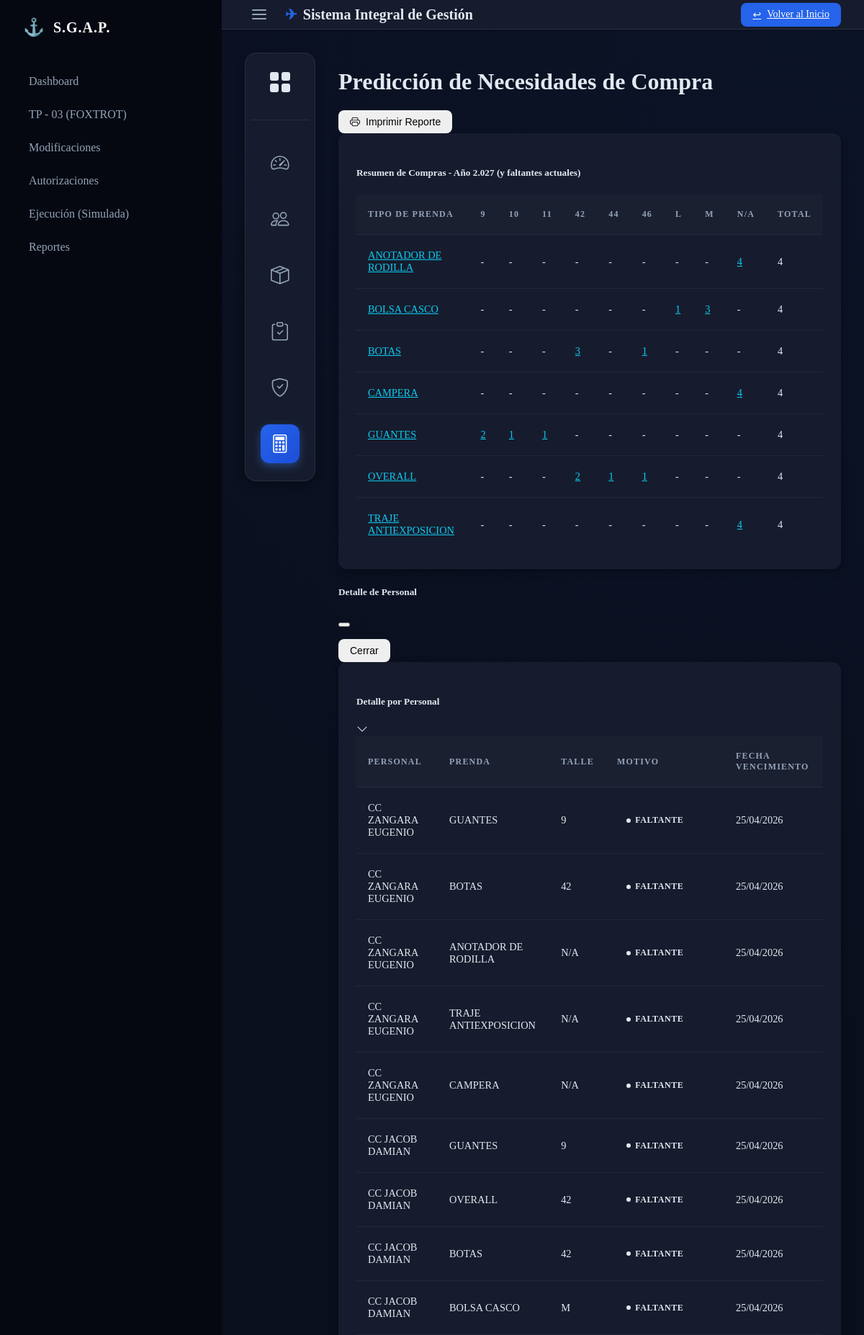
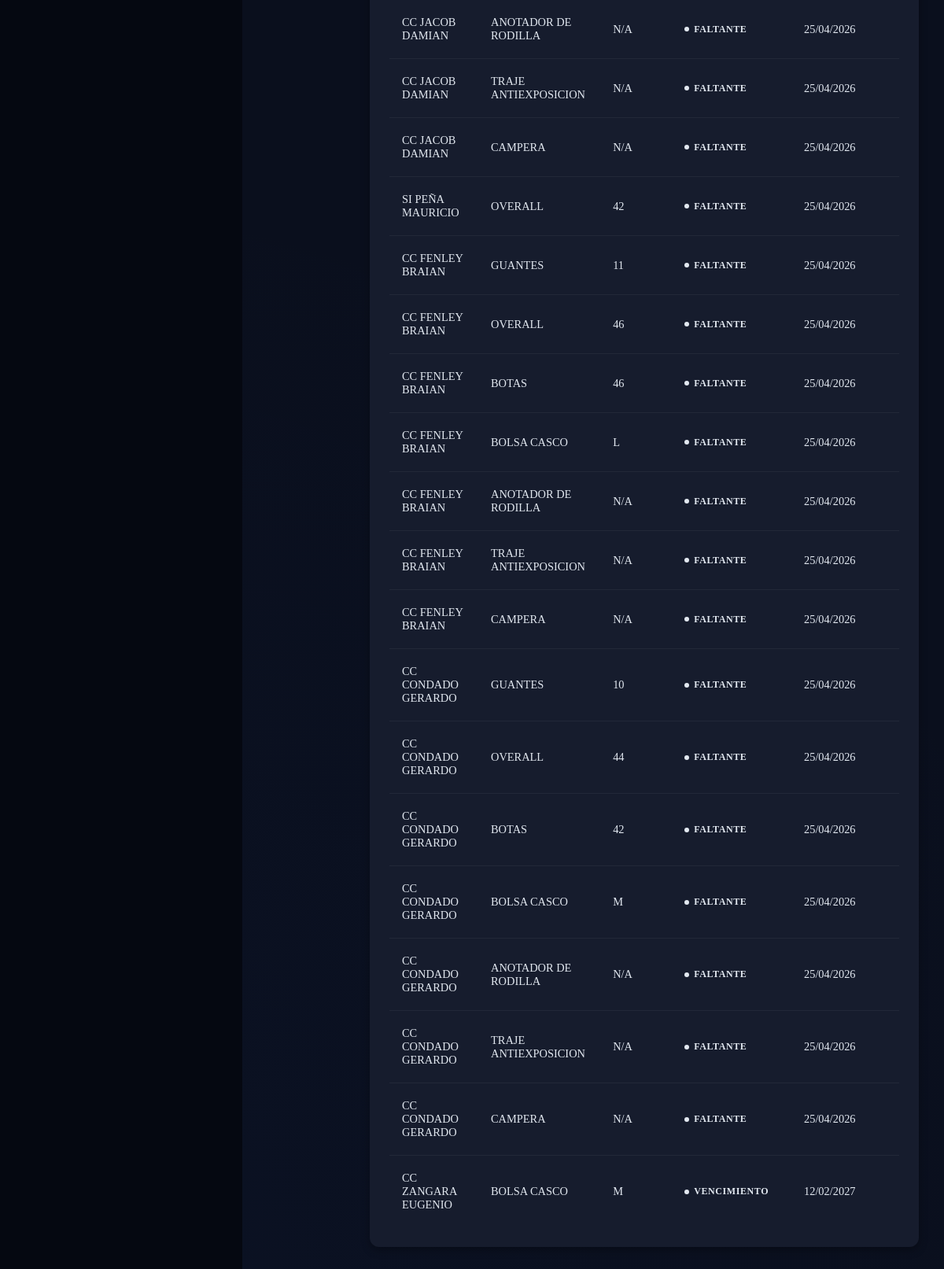
Page /logistica/necesidades-compra/ (signed in) on the committed database (2 pictures, top to bottom).
### logistica/models.py (models this page shows, shortened)
class Personal(models.Model):
    GRADOS_CHOICES = [
        ('CF', 'Capitán de Fragata'),
        ('CC', 'Capitán de Corbeta'),
        ('TN', 'Teniente de Navío'),
        ('TF', 'Teniente de Fragata'),
        ('TC', 'Teniente de Corbeta'),
        ('GU', 'Guardiamarina'),
        ('SM', 'Suboficial Mayor'),
        ('SP', 'Suboficial Principal'),
        ('SI', 'Suboficial Primero'),
        ('SS', 'Suboficial Segundo'),
        ('CP', 'Cabo Principal'),
        ('CI', 'Cabo Primero'),
        ('CS', 'Cabo Segundo'),
        ('MR', 'Marinero Primero'),
        ('M2', 'Marinero Segundo'),
        ('CV', 'Civil'),
    ]
    legajo = models.CharField(max_length=20, unique=True)
    apellido = models.CharField(max_length=100)
    nombre = models.CharField(max_length=100)
    grado = models.CharField(max_length=2, choices=GRADOS_CHOICES)
    unidad = models.CharField(max_length=100, default='Escuadrilla Aeronaval')
    rol = models.CharField(max_length=20, choices=ROLES_CHOICES)
    estado = models.BooleanField(default=True, help_text="Activo / Baja")
    talle_casco = models.CharField(max_length=20, blank=True, null=True, verbose_name="Talle de Casco")
    talle_guantes = models.CharField(max_length=20, blank=True, null=True, verbose_name="Talle de Guantes")
    talle_overall = models.CharField(max_length=20, blank=True, null=True, verbose_name="Talle de Overall")
    talle_botas = models.CharField(max_length=20, blank=True, null=True, verbose_name="Talle de Botas")
    def __str__(self):
        return f"{self.grado} {self.apellido} {self.nombre}"
    class Meta:
        verbose_name_plural = "Personal"

class TipoPrenda(models.Model):
    CATEGORIA_CHOICES = [
        ('vuelo', 'Ropa de Vuelo'),
        ('trabajo', 'Ropa de Trabajo'),
    ]
    nombre = models.CharField(max_length=100) # Ej: "Casco de Vuelo", "Campera"
    categoria = models.CharField(max_length=20, choices=CATEGORIA_CHOICES)
    vida_util_sugerida = models.PositiveIntegerField(help_text="En meses", default=12)

### logistica/views.py (the view)
# urls.py: path('necesidades-compra/', views.necesidades_compra, name='necesidades_compra'),
@login_required
def necesidades_compra(request):
    anio_actual = timezone.now().year
    anio_proximo = anio_actual + 1
    fin_anio_proximo = date(anio_proximo, 12, 31)
    personal_activo = Personal.objects.filter(estado=True)
    necesidades_detalle = []
    def get_talle(personal, tipo_nombre):
        nombre_lower = tipo_nombre.lower()
        if 'casco' in nombre_lower: return personal.talle_casco
        if 'guante' in nombre_lower: return personal.talle_guantes
        if 'over' in nombre_lower or 'mono' in nombre_lower or 'buzo' in nombre_lower: return personal.talle_overall
        if 'bota' in nombre_lower or 'calzado' in nombre_lower: return personal.talle_botas
        return 'N/A' # Default si no matchea nada especifico
    for p in personal_activo:
        dotacion = Dotacion.objects.filter(rol=p.rol)
        for item in dotacion:
            tipo = item.tipo_prenda
            talle = get_talle(p, tipo.nombre) or "Sin Talle"
            asignacion = Asignacion.objects.filter(
                personal=p,
                prenda__tipo_prenda=tipo,
                activo=True
            ).order_by('-fecha_entrega').first()
            necesidad = None
            if not asignacion:
                necesidad = {
                    'personal': p,
                    'tipo': tipo.nombre,
                    'talle': talle,
                    'motivo': 'Faltante',
                    'fecha_limite': timezone.now().date(),
                    'sort_date': timezone.now().date()
                }
            else:
                meses_duracion = item.renovacion_int
                fecha_vencimiento = add_months(asignacion.fecha_entrega, meses_duracion)
                if fecha_vencimiento <= fin_anio_proximo:
                    necesidad = {
                        'personal': p,
                        'tipo': tipo.nombre,
                        'talle': talle,
                        'motivo': 'Vencimiento',
                        'fecha_limite': fecha_vencimiento,
                        'sort_date': fecha_vencimiento
                    }
            if necesidad:
                necesidades_detalle.append(necesidad)
    all_talles = set()
    resumen_matrix = {} # { 'Tipo': { 'term_people': { 'Talle': [list of names] }, 'total_people': [list of names] } }
    for n in necesidades_detalle:
        tipo = n['tipo']
        talle = n['talle']
        persona_str = f"{n['personal'].grado} {n['personal'].apellido} {n['personal'].nombre}"
        all_talles.add(talle)
        if tipo not in resumen_matrix:
            resumen_matrix[tipo] = {'term_people': {}, 'total_people': []}
        if talle not in resumen_matrix[tipo]['term_people']:
            resumen_matrix[tipo]['term_people'][talle] = []
        resumen_matrix[tipo]['term_people'][talle].append(persona_str)
        resumen_matrix[tipo]['total_people'].append(persona_str)
    def sort_talle_key(t):
        try:
            return (0, int(t))
        except ValueError:
            return (1, t)
    sorted_talles = sorted(list(all_talles), key=sort_talle_key)
    sorted_tipos = sorted(resumen_matrix.keys())
    pivot_rows = []
    for tipo in sorted_tipos:
        total_people = resumen_matrix[tipo]['total_people']
        row_data = {
            'tipo': tipo,
            'counts': [], # Will store dicts: { 'count': N, 'people': [list] }
            'total': len(total_people),
            'total_people': total_people
        }
        for talle in sorted_talles:
            people_list = resumen_matrix[tipo]['term_people'].get(talle, [])
            count = len(people_list)
            cell_data = {
                'count': count if count > 0 else '-',
                'people': people_list,
                'talle': talle
            }
            row_data['counts'].append(cell_data)
        pivot_rows.append(row_data)
    necesidades_detalle.sort(key=lambda x: x['sort_date'])
    return render(request, 'logistica/necesidades_compra.html', {
        'pivot_rows': pivot_rows,
        'sorted_talles': sorted_talles,
        'necesidades_detalle': necesidades_detalle,
        'anio_proximo': anio_proximo
    })

### logistica/views.py (called while the page is built)
def add_months(sourcedate, months):
    month = sourcedate.month - 1 + months
    year = sourcedate.year + month // 12
    month = month % 12 + 1
    day = min(sourcedate.day, [31,
        29 if year % 4 == 0 and not year % 400 == 0 else 28,
        31, 30, 31, 30, 31, 31, 30, 31, 30, 31][month-1])
    return date(year, month, day)

### logistica/templates/logistica/necesidades_compra.html (shortened to what this page needs)
{% extends 'logistica/base_logistica.html' %}
{% load static %}
{% block logistica_content %}
<div class="d-flex justify-content-between flex-wrap flex-md-nowrap align-items-center pt-3 pb-2 mb-3 border-bottom">
    <h1 class="h2">Predicción de Necesidades de Compra</h1>
    <div class="btn-toolbar mb-2 mb-md-0">
        <div class="btn-group me-2">
            <button type="button" class="btn btn-sm btn-outline-secondary" onclick="window.print()">
                <i class="bi bi-printer"></i> Imprimir Reporte
            </button>
        </div>
    </div>
</div>
<div class="row mb-4">
    <div class="col-12">
        <div class="card border-primary">
            <div class="card-header bg-primary text-white">
                <h5 class="card-title mb-0">Resumen de Compras - Año {{ anio_proximo }} (y faltantes actuales)</h5>
            </div>
            <div class="card-body">
                <div class="table-responsive">
                    <table class="table table-striped table-hover table-bordered">
                        <thead>
                            <tr>
                                <th>Tipo de Prenda</th>
                                {% for talle in sorted_talles %}
                                <th class="text-center">{{ talle }}</th>
                                {% endfor %}
                                <th class="text-center table-primary">Total</th>
                            </tr>
                        </thead>
                        <tbody>
                            {% for row in pivot_rows %}
                            <tr>
                                <td class="fw-bold">
                                    <a href="#" class="text-decoration-none people-trigger" style="color: #0dcaf0 !important;"
                                       data-bs-toggle="modal"
                                       data-bs-target="#detailModal"
                                       data-title="{{ row.tipo }} (Todos)"
                                        data-people="{{ row.total_people|join:'|' }}">
                                        {{ row.tipo }}
                                    </a>
                                </td>
                                {% for cell in row.counts %}
                                <td class="text-center">
                                    {% if cell.count != '-' %}
                                        <a href="#" class="text-decoration-none fw-bold people-trigger" style="color: #0dcaf0 !important;"
                                           data-bs-toggle="modal"
                                           data-bs-target="#detailModal"
                                           data-title="{{ row.tipo }} - Talle {{ cell.talle }}"
                                           data-people="{{ cell.people|join:'|' }}">
                                            {{ cell.count }}
                                        </a>
                                    {% else %}
                                        <span class="text-muted">-</span>
                                    {% endif %}
                                </td>
                                {% endfor %}
                                <td class="text-center table-primary fw-bold">{{ row.total }}</td>
                            </tr>
                            {% empty %}
                            <tr>
                                <td colspan="100%" class="text-center text-muted">No se detectaron necesidades de compra próximas.</td>
                            </tr>
                            {% endfor %}
                        </tbody>
                    </table>
                </div>
            </div>
        </div>
    </div>
</div>
<div class="modal fade" id="detailModal" tabindex="-1" aria-hidden="true">
  <div class="modal-dialog">
    <div class="modal-content">
      <div class="modal-header bg-light">
        <h5 class="modal-title" id="detailModalTitle">Detalle de Personal</h5>
        <button type="button" class="btn-close" data-bs-dismiss="modal" aria-label="Close"></button>
      </div>
      <div class="modal-footer">
        <button type="button" class="btn btn-secondary" data-bs-dismiss="modal">Cerrar</button>
      </div>
    </div>
  </div>
</div>
<div class="row">
    <div class="col-12">
        <div class="card">
            <div class="card-header d-flex justify-content-between align-items-center" style="cursor: pointer;"
                 data-bs-toggle="collapse"
                 data-bs-target="#collapsePersonalDetail"
                 aria-expanded="false"
                 aria-controls="collapsePersonalDetail">
                <h5 class="card-title mb-0">Detalle por Personal</h5>
                <i class="bi bi-chevron-down"></i>
            </div>
            <div class="collapse" id="collapsePersonalDetail">
                <div class="card-body">
                <div class="table-responsive">
                    <table class="table table-sm text-center">
                        <thead>
                            <tr>
                                <th>Personal</th>
                                <th>Prenda</th>
                                <th>Talle</th>
                                <th>Motivo</th>
                                <th>Fecha Vencimiento</th>
                            </tr>
                        </thead>
                        <tbody>
                            {% for nec in necesidades_detalle %}
                            <tr>
                                <td class="text-start">{{ nec.personal }}</td>
                                <td>{{ nec.tipo }}</td>
                                <td>{{ nec.talle }}</td>
                                <td>
                                    {% if nec.motivo == 'Faltante' %}
                                    <span class="badge bg-danger">Faltante</span>
                                    {% else %}
                                    <span class="badge bg-warning text-dark">Vencimiento</span>
                                    {% endif %}
                                </td>
                                <td>{{ nec.fecha_limite|date:"d/m/Y" }}</td>
                            </tr>
                            {% empty %}
                            <tr>
                                <td colspan="5" class="text-center text-muted">Sin novedades.</td>
                            </tr>
                            {% endfor %}
                        </tbody>
                    </table>
                </div>
            </div>
            </div>
        </div>
    </div>
</div>
{% endblock %}

### core/static/css/style.css (style rules this page uses)
:root { --primary: #2563eb; --primary-hover: #1d4ed8; --primary-blue: var(--primary); --primary-dark: var(--primary-hover); --accent: #f59e0b; --reinforcement: #06b6d4; --bg-body: #0a0f1d; --bg-card: #161c2d; --bg-sidebar: #050811; --bg-header: rgba(22, 28, 45, 0.8); --text-main: #e2e8f0; --text-muted: #94a3b8; --text-light: #f8fafc; --border-light: rgba(255, 255, 255, 0.08); --border-dim: rgba(255, 255, 255, 0.05); --success: #10b981; --danger: #ef4444; --warning: #f59e0b; --info: #3b82f6; --shadow-sm: 0 1px 3px rgba(0,0,0,0.2); --shadow-md: 0 4px 12px rgba(0,0,0,0.3); --shadow-lg: 0 12px 24px -10px rgba(0,0,0,0.5); --radius: 0.75rem; --radius-lg: 1rem; --glass: blur(10px) saturate(180%); }
body { margin: 0; font-family: 'Inter', -apple-system, BlinkMacSystemFont, inherit; background-color: var(--bg-body); background-image: radial-gradient(circle at top right, rgba(37, 99, 235, 0.05), transparent 40%), radial-gradient(circle at bottom left, rgba(37, 99, 235, 0.03), transparent 40%); color: var(--text-main); min-height: 100vh; overflow-x: hidden; -webkit-font-smoothing: antialiased; }
.card { background-color: var(--bg-card); border-radius: var(--radius); padding: 1.5rem; margin-bottom: 1.5rem; box-shadow: var(--shadow-md); border: 1px solid transparent; }
.btn { padding: 0.5rem 1rem; border-radius: 0.5rem; border: none; cursor: pointer; font-weight: 500; font-size: 0.875rem; transition: 0.2s; display: inline-flex; align-items: center; gap: 0.5rem; }
table { width: 100%; border-collapse: separate; border-spacing: 0; }
th, td { padding: 1.25rem 1rem; text-align: left; border-bottom: 1px solid var(--border-dim); }
th { background: rgba(255, 255, 255, 0.02); color: var(--text-muted); font-size: 0.75rem; text-transform: uppercase; font-weight: 700; letter-spacing: 0.1em; }
td { font-size: 0.9rem; color: var(--text-main); vertical-align: middle; }
tr:last-child td { border-bottom: none; }
.badge { padding: 0.4rem 0.8rem; border-radius: 99px; font-size: 0.75rem; font-weight: 600; text-transform: uppercase; letter-spacing: 0.05em; display: inline-flex; align-items: center; gap: 0.4rem; }
.badge::before { content: ''; width: 6px; height: 6px; border-radius: 50%; background: currentColor; }

### rows in the picture
Personal: sorted_talles "10" "44", personal "CC CONDADO GERARDO", tipo "GUANTES", talle "10", shows "FALTANTE", fecha_limite "25/04/2026", tipo "OVERALL", talle "44", tipo "BOTAS", talle "42", tipo "BOLSA CASCO", talle "M", tipo "ANOTADOR DE RODILLA", talle "N/A", tipo "TRAJE ANTIEXPOSICION", tipo "CAMPERA"
Personal: sorted_talles "11" "46", personal "CC FENLEY BRAIAN", tipo "GUANTES", talle "11", shows "FALTANTE", fecha_limite "25/04/2026", tipo "OVERALL", talle "46", tipo "BOTAS", tipo "BOLSA CASCO", talle "L", tipo "ANOTADOR DE RODILLA", talle "N/A", tipo "TRAJE ANTIEXPOSICION", tipo "CAMPERA"
Personal: sorted_talles "42", personal "CC ZANGARA EUGENIO", tipo "GUANTES", talle "9", shows "FALTANTE", fecha_limite "25/04/2026", tipo "BOTAS", talle "42", tipo "ANOTADOR DE RODILLA", talle "N/A", tipo "TRAJE ANTIEXPOSICION", tipo "CAMPERA", tipo "BOLSA CASCO", talle "M", fecha_limite "12/02/2027"
TipoPrenda: tipo "ANOTADOR DE RODILLA"
TipoPrenda: tipo "BOLSA CASCO"
TipoPrenda: tipo "BOTAS"
TipoPrenda: tipo "CAMPERA"
TipoPrenda: tipo "GUANTES"
TipoPrenda: tipo "OVERALL"
TipoPrenda: tipo "TRAJE ANTIEXPOSICION"
Personal: personal "CC JACOB DAMIAN", tipo "GUANTES", talle "9", shows "FALTANTE", fecha_limite "25/04/2026", tipo "OVERALL", talle "42", tipo "BOTAS", tipo "BOLSA CASCO", talle "M", tipo "ANOTADOR DE RODILLA", talle "N/A", tipo "TRAJE ANTIEXPOSICION", tipo "CAMPERA"
Personal: personal "SI PEÑA MAURICIO", tipo "OVERALL", talle "42", shows "FALTANTE", fecha_limite "25/04/2026"

### other values in the picture
{{ talle }} "9" "L" "M" "N/A"
{{ cell.count }} "4" "1" "3" "3" "1" "4" "2" "1" "1" "2" "1" "1" "4"
{{ row.total }} "4" "4" "4" "4" "4" "4" "4"
